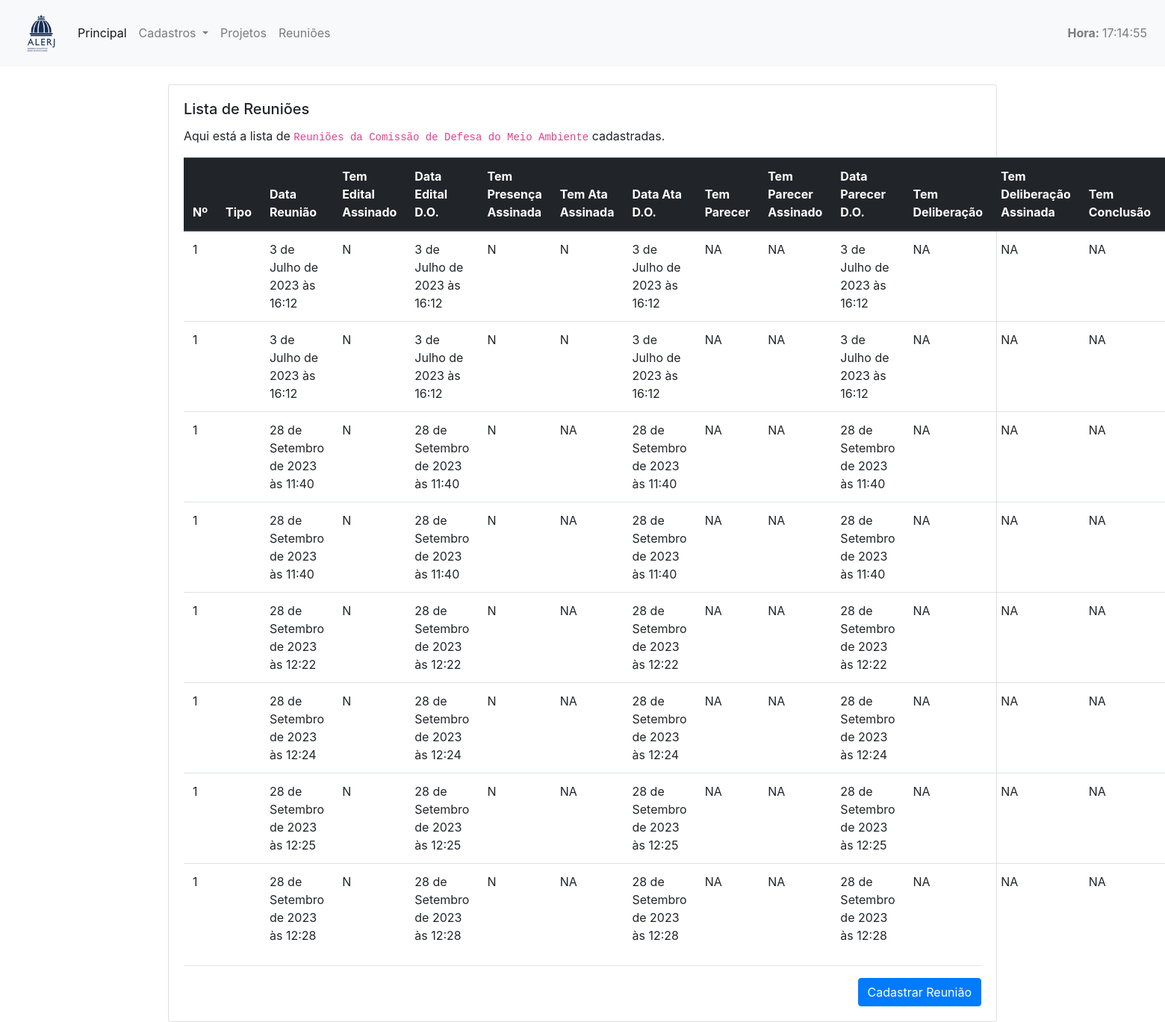
The page /cadastro/controlereunioes/1 on the database its author committed.
### cadastro/models.py (models this page shows, shortened)
class ControleReuniao(models.Model):
    PERGUNTA_CHOICES = (
        ("S", "Sim"),
        ("N", "Não"),
        ("NA", "N/A")
    )
    comissao = models.ForeignKey(Comissao, on_delete=models.PROTECT)
    ordem = models.IntegerField(default=None)
    tiporeuniao = models.ForeignKey(TipoReuniao, on_delete=models.PROTECT)
    data_reuniao = models.DateTimeField('Data Reunião', default=timezone.now)
    tem_edital_assinado = models.CharField(choices=PERGUNTA_CHOICES, blank=False, null=False, max_length=2)
    data_edital_do = models.DateTimeField('Data Edital D.O.', default=timezone.now)
    tem_presenca_assinada = models.CharField(choices=PERGUNTA_CHOICES, blank=False, null=False, max_length=2)
    tem_ata_assinada = models.CharField(choices=PERGUNTA_CHOICES, blank=False, null=False, max_length=2)
    data_ata_do = models.DateTimeField('Data Ata D.O.', default=timezone.now)
    tem_parecer = models.CharField(choices=PERGUNTA_CHOICES, blank=False, null=False, max_length=2)
    tem_parecer_assinado = models.CharField(choices=PERGUNTA_CHOICES, blank=False, null=False, max_length=2)
    data_parecer_do = models.DateTimeField('Data Parecer D.O.', default=timezone.now)
    tem_deliberacao = models.CharField(choices=PERGUNTA_CHOICES, blank=False, null=False, max_length=2)
    tem_deliberacao_assinada = models.CharField(choices=PERGUNTA_CHOICES, blank=False, null=False, max_length=2)
    tem_conclusao = models.CharField(choices=PERGUNTA_CHOICES, blank=False, null=False, max_length=2)
    tem_conclusao_assinada = models.CharField(choices=PERGUNTA_CHOICES, blank=False, null=False, max_length=2)
    observacao = models.TextField()
    concluido = models.BooleanField(default=False, blank=False, null=False)
    data_atualizacao = models.DateTimeField('Data Atualização', default=timezone.now)

class Comissao(models.Model):
    descricao = models.CharField(max_length=200)
    data_atualizacao = models.DateTimeField('Data Atualização', default=timezone.now)
    ativo = models.BooleanField(default=True)
    class Meta:
        ordering = ['descricao']
    def __str__(self):
        return self.descricao

### cadastro/views.py (the view)
# urls.py: path('controlereunioes/<int:pk>', ControleReunioesListView.as_view(), name="lista_controlereunioes"),  # LISTA
class ControleReunioesListView(ListView):
    template_name = "cadastro/controlereuniao_listagem.html"
    model = ControleReuniao
    context_object_name = "controlereunioes"
    def get_queryset(self):
        return ControleReuniao.objects.filter(comissao_id=self.kwargs['pk'])

### cadastro/templatetags/tempo_atual.py (called while the page is built)
@register.simple_tag
def tempo_atual():
    return datetime.datetime.now().strftime('%H:%M:%S')

### cadastro/templates/cadastro/controlereuniao_listagem.html (shortened to what this page needs)
{% extends "cadastro/_layouts/base.html" %}
{% load primeira_letra %}
{% block conteudo %}
<div class="container">
  <div class="row">
    <div class="col-lg-12 col-md-12 col-sm-12 col-xs-12">
      <div class="card">
        <div class="card-body">
          <h5 class="card-title">Lista de Reuniões</h5>
          {% if controlereunioes|length > 0 %}
            <p class="card-text">
              Aqui está a lista de <code>Reuniões da Comissão de {{ controlereunioes.0.comissao }}</code> cadastradas.
            </p>
            <table class="table">
              <thead class="thead-dark">
              <tr>
                <th>Nº</th>
                <th>Tipo</th>
                <th>Data Reunião</th>
                <th>Tem Edital Assinado</th>
                <th>Data Edital D.O.</th>
                <th>Tem Presença Assinada</th>
                <th>Tem Ata Assinada</th>
                <th>Data Ata D.O.</th>
                <th>Tem Parecer</th>
                <th>Tem Parecer Assinado</th>
                <th>Data Parecer D.O.</th>
                <th>Tem Deliberação</th>
                <th>Tem Deliberação Assinada</th>
                <th>Tem Conclusão</th>
                <th>Tem Conclusão Assinada</th>
              </tr>
              </thead>
              <tbody>
              {% for reuniao in controlereunioes %}
                <tr>
                  <td>{{ reuniao.ordem }}</td>
                  <td>{{ reuniao.tipo_reuniao }}</td>
                  <td>{{ reuniao.data_reuniao }}</td>
                  <td>{{ reuniao.tem_edital_assinado }}</td>
                  <td>{{ reuniao.data_edital_do }}</td>
                  <td>{{ reuniao.tem_presenca_assinada }}</td>
                  <td>{{ reuniao.tem_ata_assinada }}</td>
                  <td>{{ reuniao.data_ata_do }}</td>
                  <td>{{ reuniao.tem_parecer }}</td>
                  <td>{{ reuniao.tem_parecer_assinado }}</td>
                  <td>{{ reuniao.data_parecer_do }}</td>
                  <td>{{ reuniao.tem_deliberacao }}</td>
                  <td>{{ reuniao.tem_deliberacao_assinada }}</td>
                  <td>{{ reuniao.tem_conclusao }}</td>
                  <td>{{ reuniao.tem_conclusao_assinada }}</td>
                </tr>
              {% endfor %}
              </tbody>
            </table>
        {% else %}
          <div class="text-center mt-5 mb-5 jumbotron">
            <h5>Nenhuma <code>Reunião desta Comissão {{ controlereunioes.0.comissao }}</code> foi cadastrada ainda.</h5>
          </div>
        {% endif %}
          <hr />
          <div class="text-right">
            <a href="{% url 'controlereuniao_insere' pk=1 %}" class="btn btn-primary">Cadastrar Reunião</a>
          </div>
        </div>
      </div>
    </div>
  </div>
</div>
{% endblock %}

### rows shown on the page
ControleReuniao: comissao.descricao "Defesa do Meio Ambiente", ordem "1", data_reuniao "3 de Julho de 2023 às 16:12", tem_edital_assinado "N", data_edital_do "3 de Julho de 2023 às 16:12", tem_presenca_assinada "N", tem_ata_assinada "N", data_ata_do "3 de Julho de 2023 às 16:12", tem_parecer "NA", tem_parecer_assinado "NA", data_parecer_do "3 de Julho de 2023 às 16:12", tem_deliberacao "NA", tem_deliberacao_assinada "NA", tem_conclusao "NA"
ControleReuniao: ordem "1", data_reuniao "3 de Julho de 2023 às 16:12", tem_edital_assinado "N", data_edital_do "3 de Julho de 2023 às 16:12", tem_presenca_assinada "N", tem_ata_assinada "N", data_ata_do "3 de Julho de 2023 às 16:12", tem_parecer "NA", tem_parecer_assinado "NA", data_parecer_do "3 de Julho de 2023 às 16:12", tem_deliberacao "NA", tem_deliberacao_assinada "NA", tem_conclusao "NA"
ControleReuniao: ordem "1", data_reuniao "28 de Setembro de 2023 às 11:40", tem_edital_assinado "N", data_edital_do "28 de Setembro de 2023 às 11:40", tem_presenca_assinada "N", tem_ata_assinada "NA", data_ata_do "28 de Setembro de 2023 às 11:40", tem_parecer "NA", tem_parecer_assinado "NA", data_parecer_do "28 de Setembro de 2023 às 11:40", tem_deliberacao "NA", tem_deliberacao_assinada "NA", tem_conclusao "NA"
ControleReuniao: ordem "1", data_reuniao "28 de Setembro de 2023 às 11:40", tem_edital_assinado "N", data_edital_do "28 de Setembro de 2023 às 11:40", tem_presenca_assinada "N", tem_ata_assinada "NA", data_ata_do "28 de Setembro de 2023 às 11:40", tem_parecer "NA", tem_parecer_assinado "NA", data_parecer_do "28 de Setembro de 2023 às 11:40", tem_deliberacao "NA", tem_deliberacao_assinada "NA", tem_conclusao "NA"
ControleReuniao: ordem "1", data_reuniao "28 de Setembro de 2023 às 12:22", tem_edital_assinado "N", data_edital_do "28 de Setembro de 2023 às 12:22", tem_presenca_assinada "N", tem_ata_assinada "NA", data_ata_do "28 de Setembro de 2023 às 12:22", tem_parecer "NA", tem_parecer_assinado "NA", data_parecer_do "28 de Setembro de 2023 às 12:22", tem_deliberacao "NA", tem_deliberacao_assinada "NA", tem_conclusao "NA"
ControleReuniao: ordem "1", data_reuniao "28 de Setembro de 2023 às 12:24", tem_edital_assinado "N", data_edital_do "28 de Setembro de 2023 às 12:24", tem_presenca_assinada "N", tem_ata_assinada "NA", data_ata_do "28 de Setembro de 2023 às 12:24", tem_parecer "NA", tem_parecer_assinado "NA", data_parecer_do "28 de Setembro de 2023 às 12:24", tem_deliberacao "NA", tem_deliberacao_assinada "NA", tem_conclusao "NA"
ControleReuniao: ordem "1", data_reuniao "28 de Setembro de 2023 às 12:25", tem_edital_assinado "N", data_edital_do "28 de Setembro de 2023 às 12:25", tem_presenca_assinada "N", tem_ata_assinada "NA", data_ata_do "28 de Setembro de 2023 às 12:25", tem_parecer "NA", tem_parecer_assinado "NA", data_parecer_do "28 de Setembro de 2023 às 12:25", tem_deliberacao "NA", tem_deliberacao_assinada "NA", tem_conclusao "NA"
ControleReuniao: ordem "1", data_reuniao "28 de Setembro de 2023 às 12:28", tem_edital_assinado "N", data_edital_do "28 de Setembro de 2023 às 12:28", tem_presenca_assinada "N", tem_ata_assinada "NA", data_ata_do "28 de Setembro de 2023 às 12:28", tem_parecer "NA", tem_parecer_assinado "NA", data_parecer_do "28 de Setembro de 2023 às 12:28", tem_deliberacao "NA", tem_deliberacao_assinada "NA", tem_conclusao "NA"
